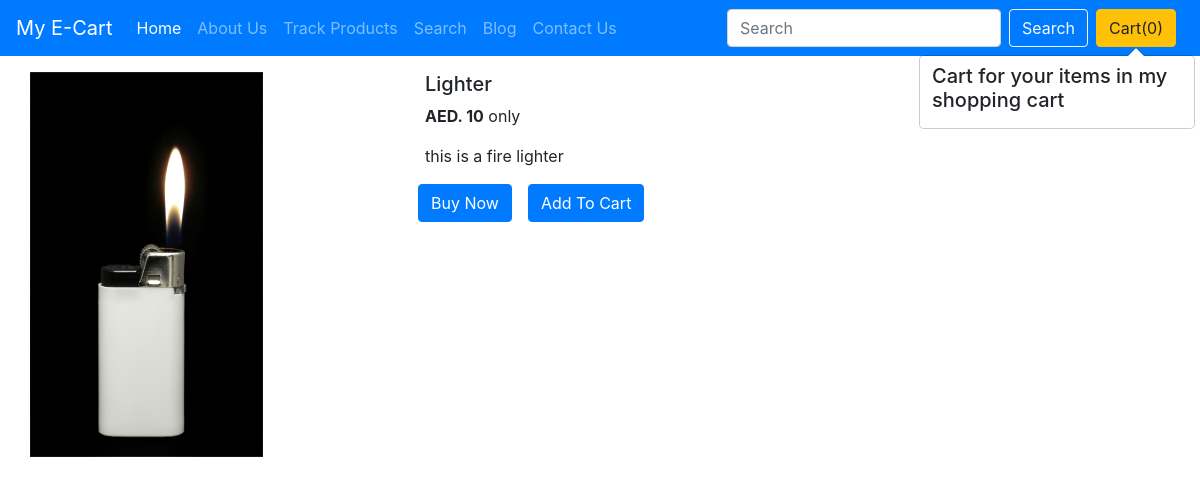
Screenshot of /shop/products/2 with the database file from the repository.
### shop/models.py (models this page shows)
class Product(models.Model):
    product_id = models.AutoField
    product_name = models.CharField(max_length=50)
    category = models.CharField(max_length=50, default="")
    subcategory = models.CharField(max_length=50, default="")
    price = models.IntegerField(default=0)
    product_desc = models.CharField(max_length=1000)
    publish_date = models.DateField()
    image = models.ImageField(upload_to="shop/images", default="")
    def __str__(self):
        return self.product_name

### shop/views.py (the view)
# urls.py: path("products/<int:myid>", views.productView, name = "Product View"),
def productView(request, myid):
    product = Product.objects.filter(id=myid)
    print(product)
    return render(request, "shop/productView.html", {'product': product[0]})

### shop/templates/shop/productView.html (shortened to what this page needs)
{% extends 'shop/basic.html' %}
{% block body %}
<div class="container my-3">
    <div class="row">
        <div class="col-md-4">
            <div class="row">
                <img src="/media//{{product.image}}" width="233px" height="385px">
            </div>
        </div>
        <div class="col-md-8">
            <h5 id="name{{i.id}}">{{product.product_name}}</h5>
            <p><b>AED. {{product.price}}</b> only</p>
            <p>{{product.product_desc}}</p>
              <div class="row mt-3">
            <button class="btn btn-primary mx-2"> Buy Now</button>
            <button id="pr{{i.id}}" class="btn btn-primary cart mx-2 "> Add To Cart</button>
        </div>
        </div>
    </div>
</div>
{% endblock %}

### rows the page displays
Product: image (picture), product_name "Lighter", price "10", product_desc "this is a fire lighter"
